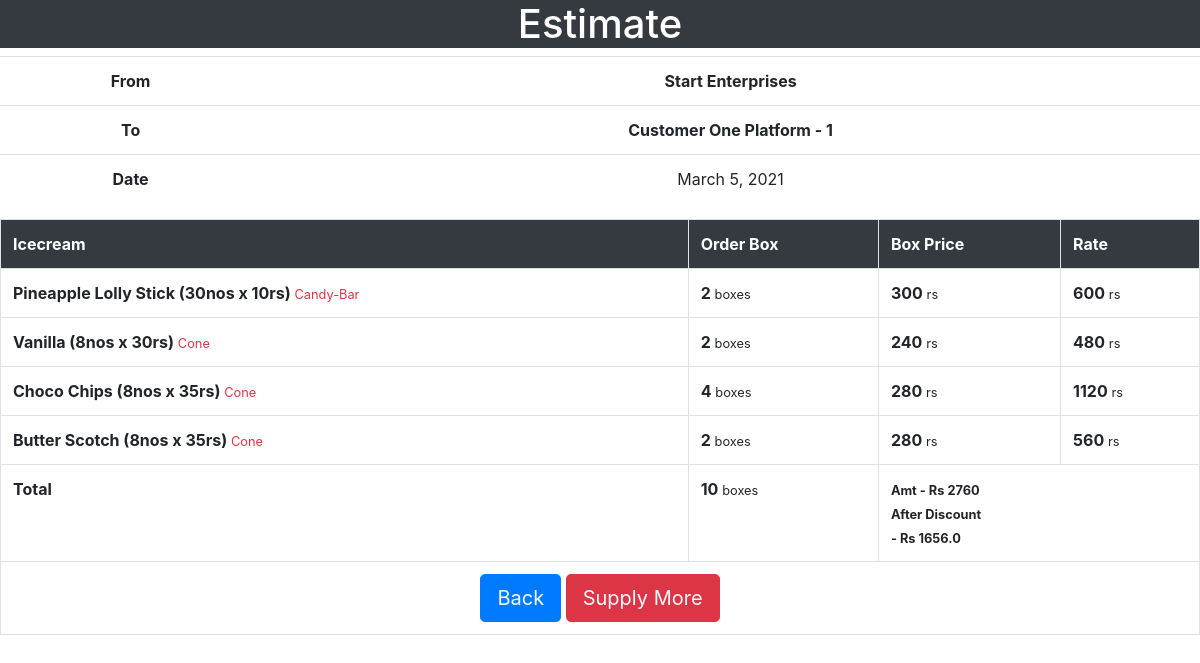
The page /supply/5/estimate/2/ (signed in) on the database its author committed.
### customer_app/models.py (models this page shows, shortened)
class Customer( AbstractUser ):
    location = models.CharField( max_length=200 )

### stock_app/models.py (models this page shows, shortened)
class Dates( models.Model ):
    entry_date    = models.DateField()
    class Meta:
        verbose_name        = 'Date'
        verbose_name_plural = 'Dates'

class Total( models.Model ):
    icecream       = models.OneToOneField( Icecream, on_delete=models.PROTECT )
    total_boxes    = models.PositiveSmallIntegerField( default=0 )
    class Meta:
        verbose_name        = 'Total Stock'
        verbose_name_plural = 'Total Stocks'

class Icecream( models.Model ):
    CATEGORIES = (
                   ('Cup',  'Cup Type'),
                   ('Cone', 'Cone Type'),
                   ('Candy-Bar', 'Candy Bar Type'),
                   ('Choco-Bar', 'Choco Bar Type'),
                 )
    flavour_name    = models.CharField( max_length=30 )
    per_piece_price = models.PositiveSmallIntegerField()
    per_box_pieces  = models.PositiveSmallIntegerField()
    category        = models.CharField( choices=CATEGORIES, max_length=15 )
    @property
    def per_box_price( self ):
        return self.per_piece_price * self.per_box_pieces
    def __str__( self ):
        return '{} ({}nos x {}rs)'.format(
                                         self.flavour_name,
                                         self.per_box_pieces,
                                         self.per_piece_price
                                        )

### supply_app/models.py (models this page shows, shortened)
class Supply( models.Model ):
    customer       = models.ForeignKey( settings.AUTH_USER_MODEL,
                                        on_delete=models.PROTECT )
    total          = models.ForeignKey( Total, on_delete=models.PROTECT )
    order_boxes    = models.PositiveSmallIntegerField()
    entry_date     = models.ForeignKey( Dates, on_delete=models.PROTECT )
    @property
    def each_icecream_sale( self ):
        return self.total.icecream.per_box_price * self.order_boxes

### supply_app/views.py (the view)
class CustomerBillView( LoginRequiredMixin, CheckEntryInModel, ListView ):
    model               = Supply
    template_name       = 'sample_bill.html'
    context_object_name = 'sample_bill'
    _customer, _entry_date, _supply = None,None,None
    def get_queryset( self ):
        self._customer   = self.existence_of_customer( self.kwargs['customer_id'] )
        self._entry_date = self.exist_date__or_not( self.kwargs['pk'] )
        self._supply     = Supply.objects.filter(
                                       customer   = self._customer.id,
                                       entry_date = self._entry_date.id
                                    )
        return self._supply
    def get_context_data( self,**kwargs ):
        context                    = super( CustomerBillView , self )\
                                                  .get_context_data( **kwargs )
        context['customer']        = self._customer
        context['entry_date']      = self._entry_date
        context['order_boxes_sum'] = self._supply.aggregate(
                                                            Sum('order_boxes')
                                                           )['order_boxes__sum']
        context['total_customer_sale'] = sum([
                                               x.each_icecream_sale
                                               for x in self._supply
                                            ])
        context['discount_amount'] = context['total_customer_sale'] -\
                                         ( context['total_customer_sale'] * 0.4 )
        return context

### Icecream/helper.py (called while the page is built)
    def existence_of_customer( self, customer_id ):
        return get_object_or_404( get_user_model(), pk=customer_id , password='' )

    def exist_date__or_not( self, date_id ):
        return get_object_or_404( Dates, pk = date_id )

### supply_app/templates/sample_bill.html (shortened to what this page needs)
<!DOCTYPE html>
<html>
  <head>
    <link rel="stylesheet" href="https://maxcdn.bootstrapcdn.com/bootstrap/4.5.2/css/bootstrap.min.css">
  </head>
  <body>
    {% if sample_bill %}
    <div class='text-center bg-dark text-white'>
      <h1>Estimate</h1>
    </div>
    <div class='text-center'>
    <table class='table'>
      <tr>
        <th>From</th>
        <th>Start Enterprises</th>
      </tr>
      <tr>
        <th>To</td>
        <th>
          {{ customer.first_name }}
          {{ customer.last_name }}
          {{ customer.location }}
        </th>
      </tr>
      <tr>
        <th>Date</td>
        <td>{{ entry_date.entry_date }}</td>
      </tr>
    </table>
    </div>
      <table class='table table-bordered'>
        <tr class='bg-dark text-white'>
          <th>Icecream</th>
          <th>Order Box</th>
          <th>Box Price</th>
          <th>Rate</th>
        </tr>
        {% for each in sample_bill reversed %}
          <tr>
            <th>{{ each.total.icecream }}
              <small class='text-danger'>
                {{ each.total.icecream.category}}
              </small>
            </th>
            <th>{{ each.order_boxes }} <small>boxes</small></th>
            <th>{{ each.total.icecream.per_box_price}} <small>rs</small></th>
            <th>{{ each.each_icecream_sale }} <small>rs</small></th>
          </tr>
        {% endfor %}
        <tr style='border:1px solid black'>
          <th>Total</th>
          <th>{{ order_boxes_sum }}
            <small>boxes</small></th>
          <th colspan='2'>
            <small><b>
                Amt - Rs {{ total_customer_sale }}
                <br>
                After Discount <br>- Rs {{ discount_amount }}
              </b></small>
          </th>
        </tr>
        <tr>
          <td colspan='4' style='text-align:center'>
            <a href="{% url 'supply_app:choose_customer' customer.id %}"
               class='btn btn-lg btn-primary text-light'>
              Back
            </a>
            <a href="{% url 'supply_app:supply_create' customer.id %}#mainDiv"
               class='btn btn-lg btn-danger text-light'>
              Supply More
            </a>
          </td>
         </tr>
      </table>
    {% endif %}
  </body>
</html>

### rows shown on the page
Customer: first_name "Customer", last_name "One", location "Platform - 1"
Dates: entry_date "March 5, 2021"
Supply: total.icecream "Pineapple Lolly Stick (30nos x 10rs)", total.icecream.category "Candy-Bar", order_boxes "2", total.icecream.per_box_price "300", each_icecream_sale "600"
Supply: total.icecream "Vanilla (8nos x 30rs)", total.icecream.category "Cone", order_boxes "2", total.icecream.per_box_price "240", each_icecream_sale "480"
Supply: total.icecream "Choco Chips (8nos x 35rs)", total.icecream.category "Cone", order_boxes "4", total.icecream.per_box_price "280", each_icecream_sale "1120"
Supply: total.icecream "Butter Scotch (8nos x 35rs)", total.icecream.category "Cone", order_boxes "2", total.icecream.per_box_price "280", each_icecream_sale "560"

### other values the page prints
{{ order_boxes_sum }} "10"
{{ total_customer_sale }} "2760"
{{ discount_amount }} "1656.0"
